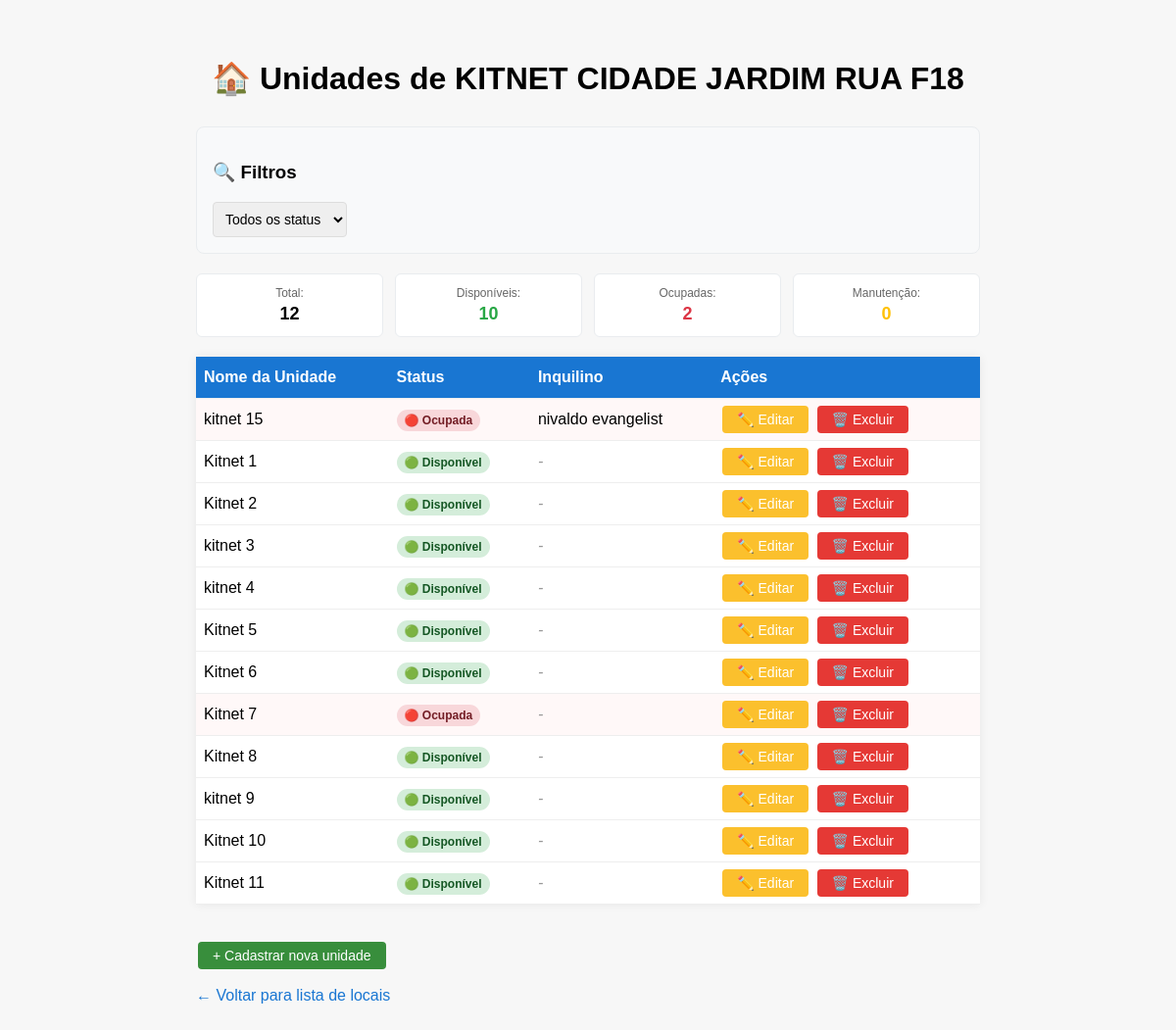
The page /unidades/1 on the database its author committed.
### app/models.py (models this page shows, shortened)
class Local(db.Model):
    id = db.Column(db.Integer, primary_key=True)
    nome = db.Column(db.String(120), nullable=False)
    unidades = db.relationship('Unidade', backref='local', lazy=True)

class Unidade(db.Model):
    id = db.Column(db.Integer, primary_key=True)
    nome = db.Column(db.String(120), nullable=False)
    local_id = db.Column(db.Integer, db.ForeignKey('local.id'), nullable=False)
    status = db.Column(db.String(20), nullable=False, default='disponivel')  # disponivel, ocupada, manutencao
    inquilinos = db.relationship('Inquilino', backref='unidade', lazy=True)
    contratos = db.relationship('Contrato', backref='unidade', lazy=True)

class Inquilino(db.Model):
    id = db.Column(db.Integer, primary_key=True)
    nome = db.Column(db.String(120), nullable=False)
    cpf = db.Column(db.String(14), unique=True, nullable=False)
    data_nascimento = db.Column(db.Date, nullable=False)
    idade = db.Column(db.Integer, nullable=True)  # Calculada automaticamente
    endereco = db.Column(db.String(200), nullable=False)
    cep = db.Column(db.String(9), nullable=False)
    telefone = db.Column(db.String(20), nullable=False)
    email = db.Column(db.String(120), nullable=True)
    unidade_id = db.Column(db.Integer, db.ForeignKey('unidade.id'), nullable=False)
    username = db.Column(db.String(50), unique=True, nullable=True)
    password_hash = db.Column(db.String(255), nullable=True)
    data_criacao_login = db.Column(db.DateTime, nullable=True)
    status_login = db.Column(db.String(20), nullable=False, default='inativo')  # inativo, ativo, bloqueado
    contratos = db.relationship('Contrato', backref='inquilino', lazy=True)

### app/routes.py (the view)
@app.route('/unidades/<int:local_id>')
def listar_unidades(local_id):
    local = Local.query.get_or_404(local_id)
    status_filter = request.args.get('status', '')
    query = Unidade.query.filter_by(local_id=local_id)
    if status_filter:
        query = query.filter(Unidade.status == status_filter)
    unidades = query.all()
    return render_template('unidades_por_local.html', local=local, unidades=unidades)

### app/templates/unidades_por_local.html (shortened to what this page needs)
<!DOCTYPE html>
<html lang="pt-BR">
<head>
</head>
<body>
    <h1>🏠 Unidades de {{ local.nome }}</h1>
    <div class="filtros">
        <h3>🔍 Filtros</h3>
        <form method="GET" class="filtro-form">
            <select name="status" onchange="this.form.submit()">
                <option value="">Todos os status</option>
            </select>
        </form>
    </div>
    <div class="stats">
        <div class="stat-item">
            <span class="stat-label">Total:</span>
            <span class="stat-value">{{ unidades|length }}</span>
        </div>
        <div class="stat-item">
            <span class="stat-label">Disponíveis:</span>
            <span class="stat-value livre">{{ unidades|selectattr('status', 'equalto', 'disponivel')|list|length }}</span>
        </div>
        <div class="stat-item">
            <span class="stat-label">Ocupadas:</span>
            <span class="stat-value ocupada">{{ unidades|selectattr('status', 'equalto', 'ocupada')|list|length }}</span>
        </div>
        <div class="stat-item">
            <span class="stat-label">Manutenção:</span>
            <span class="stat-value manutencao">{{ unidades|selectattr('status', 'equalto', 'manutencao')|list|length }}</span>
        </div>
    </div>
    <table>
        <thead>
            <tr>
                <th>Nome da Unidade</th>
                <th>Status</th>
                <th>Inquilino</th>
                <th>Ações</th>
            </tr>
        </thead>
        <tbody>
        {% for unidade in unidades %}
            <tr class="status-{{ unidade.status }}">
                <td>{{ unidade.nome }}</td>
                <td>
                    {% if unidade.status == 'disponivel' %}
                        <span class="status-badge livre">🟢 Disponível</span>
                    {% elif unidade.status == 'ocupada' %}
                        <span class="status-badge ocupada">🔴 Ocupada</span>
                    {% elif unidade.status == 'manutencao' %}
                        <span class="status-badge manutencao">🟡 Manutenção</span>
                    {% else %}
                        <span class="status-badge">{{ unidade.status }}</span>
                    {% endif %}
                </td>
                <td>
                    {% if unidade.inquilinos %}
                        {{ unidade.inquilinos[0].nome if unidade.inquilinos else 'N/A' }}
                    {% else %}
                        <span class="sem-inquilino">-</span>
                    {% endif %}
                </td>
                <td>
                    <a class="btn btn-editar" href="{{ url_for('editar_unidade', unidade_id=unidade.id) }}">✏️ Editar</a>
                    <a class="btn btn-excluir" href="{{ url_for('excluir_unidade', unidade_id=unidade.id) }}" onclick="return confirm('Tem certeza que deseja excluir esta unidade?');">🗑️ Excluir</a>
                </td>
            </tr>
        {% else %}
            <tr>
                <td colspan="4" style="text-align:center;">Nenhuma unidade cadastrada.</td>
            </tr>
        {% endfor %}
        </tbody>
    </table>
    <a class="btn btn-cadastrar" href="{{ url_for('cadastrar_unidade', local_id=local.id) }}">+ Cadastrar nova unidade</a>
    <a class="voltar-link" href="{{ url_for('listar_locais') }}">&larr; Voltar para lista de locais</a>
</body>
</html>

### app/templates/unidades_por_local.html (style rules this page uses)
body { font-family: Arial, sans-serif; background-color: #f7f7f7; padding: 40px; max-width: 800px; margin: auto; }
h1 { text-align: center; margin-bottom: 30px; }
table { width: 100%; border-collapse: collapse; background-color: #fff; box-shadow: 0 0 10px rgba(0,0,0,0.07); margin-bottom: 20px; }
th, td { padding: 12px 8px; border-bottom: 1px solid #eee; text-align: left; }
th { background: #1976d2; color: #fff; }
.btn { padding: 6px 15px; border: none; border-radius: 4px; font-size: 14px; cursor: pointer; color: #fff; margin: 0 2px; text-decoration: none; transition: background 0.18s; }
.btn-editar { background: #fbc02d; }
.btn-excluir { background: #e53935; }
.btn-cadastrar { background: #388e3c; display: inline-block; margin-top: 18px; }
.voltar-link { display: block; margin-top: 18px; color: #1976d2; text-decoration: none; }
.filtros { background: #f8f9fa; padding: 16px; border-radius: 8px; margin-bottom: 20px; border: 1px solid #e9ecef; }
.filtro-form select { padding: 8px; border-radius: 4px; border: 1px solid #ddd; font-size: 14px; }
.stats { display: grid; grid-template-columns: repeat(auto-fit, minmax(120px, 1fr)); gap: 12px; margin-bottom: 20px; }
.stat-item { background: #fff; padding: 12px; border-radius: 6px; text-align: center; border: 1px solid #e9ecef; }
.stat-label { display: block; font-size: 12px; color: #666; margin-bottom: 4px; }
.stat-value { display: block; font-size: 18px; font-weight: bold; }
.stat-value.livre { color: #28a745; }
.stat-value.ocupada { color: #dc3545; }
.stat-value.manutencao { color: #ffc107; }
.status-badge { padding: 4px 8px; border-radius: 12px; font-size: 12px; font-weight: bold; }
.status-badge.livre { background: #d4edda; color: #155724; }
.status-badge.ocupada { background: #f8d7da; color: #721c24; }
.status-ocupada { background: #fff8f8; }
.sem-inquilino { color: #999; font-style: italic; }

### rows shown on the page
Local: nome "KITNET CIDADE JARDIM RUA F18"
Unidade: nome "kitnet 15", status "🔴 Ocupada", nome "nivaldo evangelist"
Unidade: nome "Kitnet 1", status "🟢 Disponível"
Unidade: nome "Kitnet 2", status "🟢 Disponível"
Unidade: nome "kitnet 3", status "🟢 Disponível"
Unidade: nome "kitnet 4", status "🟢 Disponível"
Unidade: nome "Kitnet 5", status "🟢 Disponível"
Unidade: nome "Kitnet 6", status "🟢 Disponível"
Unidade: nome "Kitnet 7", status "🔴 Ocupada"
Unidade: nome "Kitnet 8", status "🟢 Disponível"
Unidade: nome "kitnet 9", status "🟢 Disponível"
Unidade: nome "Kitnet 10", status "🟢 Disponível"
Unidade: nome "Kitnet 11", status "🟢 Disponível"

### other values the page prints
{{ unidades|length }} "12"
{{ unidades|selectattr('status', 'equalto', 'disponivel')|list|length }} "10"
{{ unidades|selectattr('status', 'equalto', 'ocupada')|list|length }} "2"
{{ unidades|selectattr('status', 'equalto', 'manutencao')|list|length }} "0"
